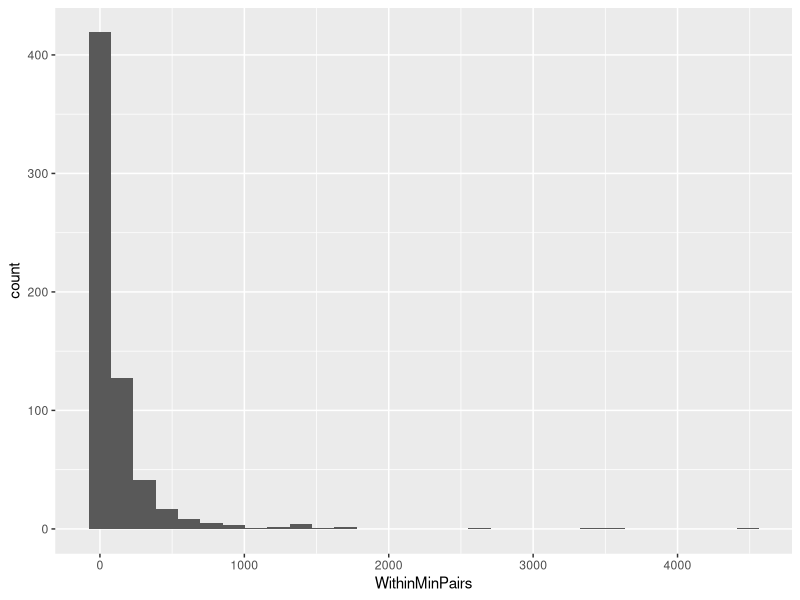
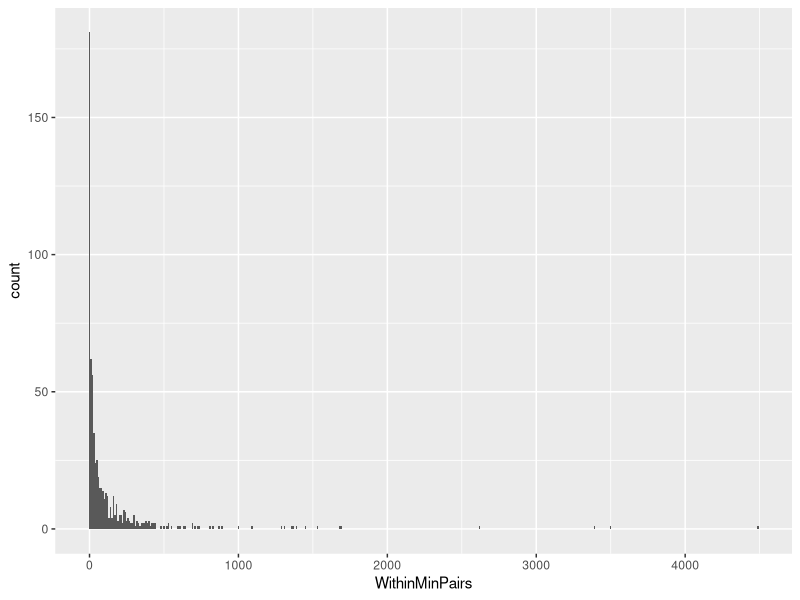
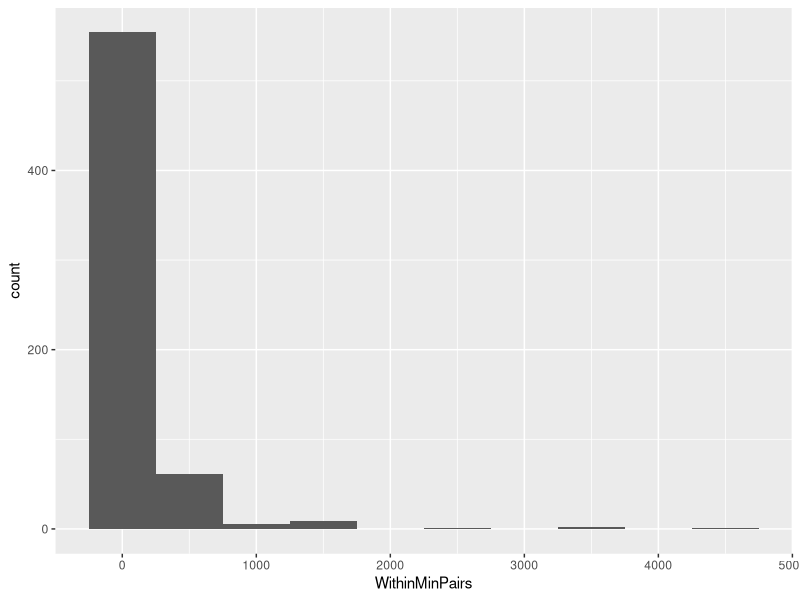
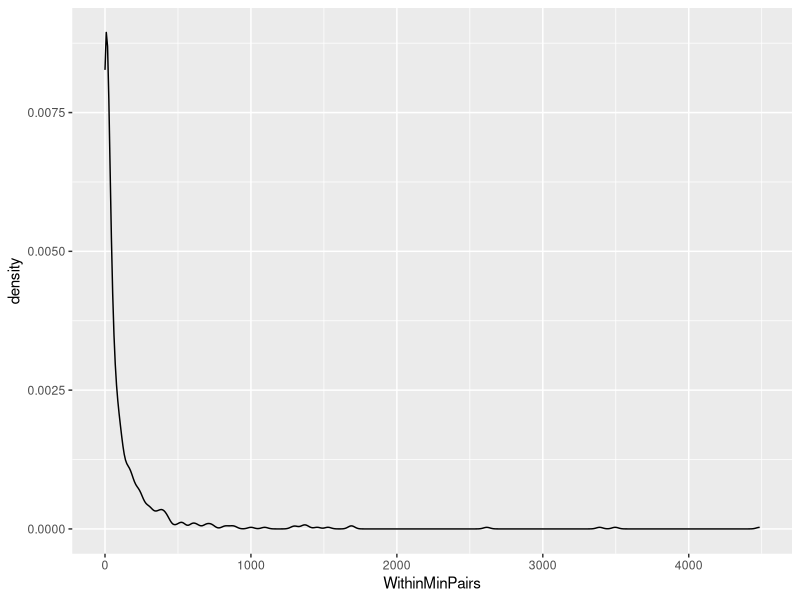
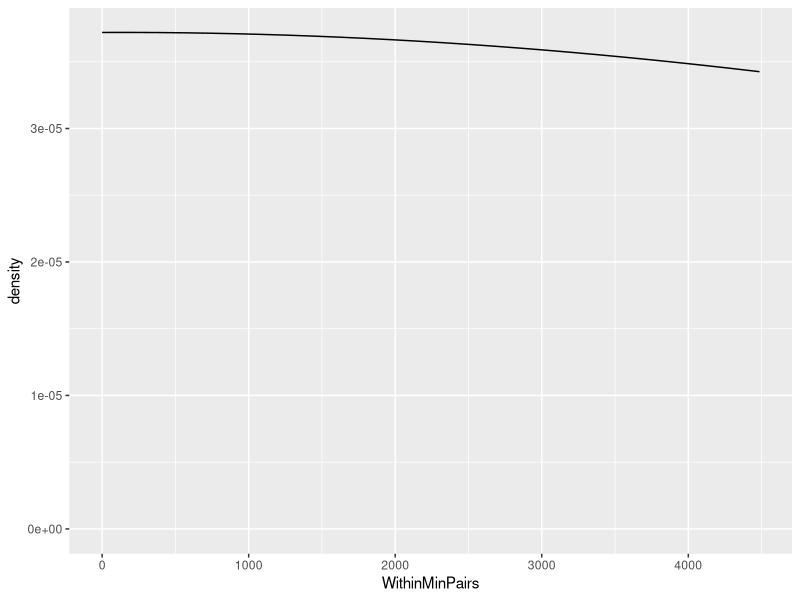
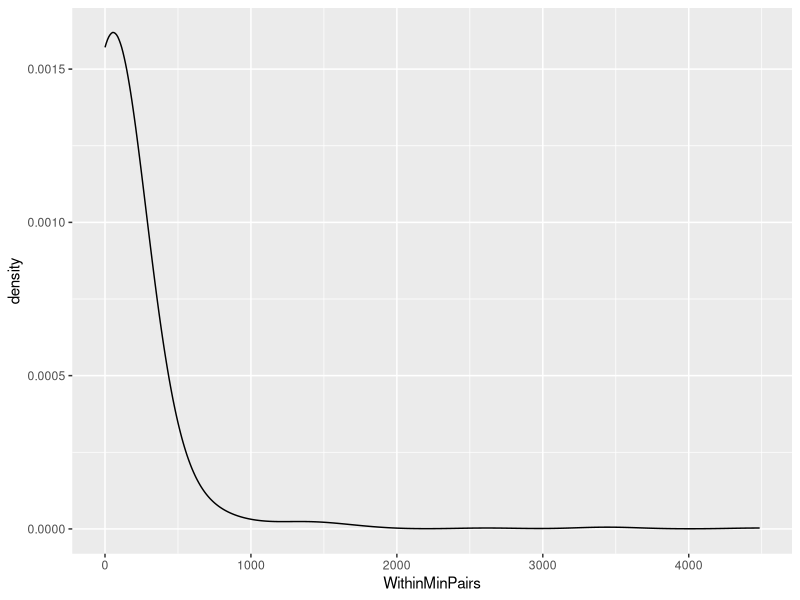
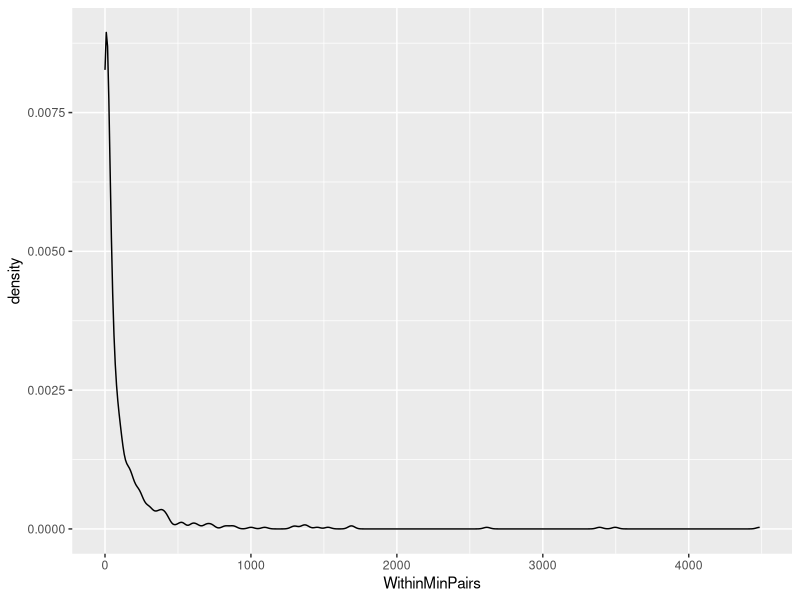
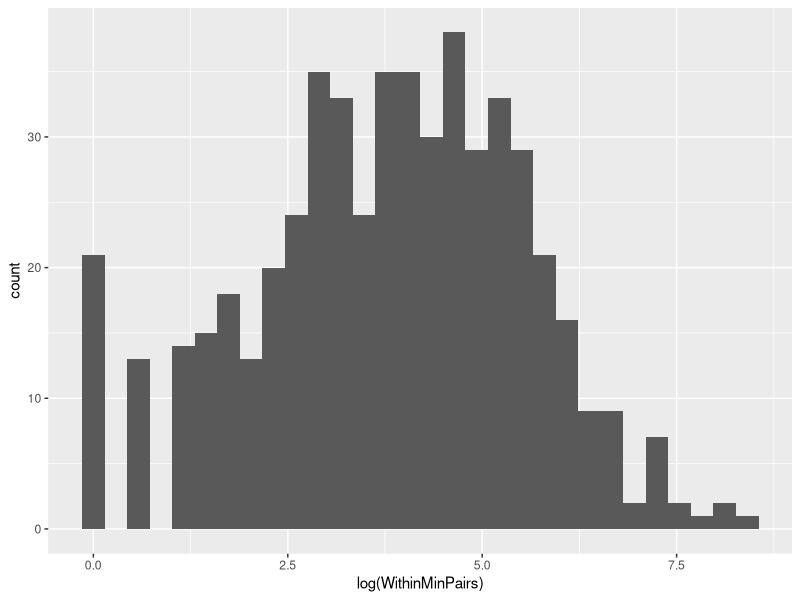

Recreate these plots in R, in order.
## ---- chunk 1
library(tidyverse)
scottdata <- read.csv("scottdata/CognitionPaperFinalData.csv")
scottdata$Merged <- factor(scottdata$Merged, levels = c("Unmerged", "Merged"))
## ---- chunk 2
library(lme4)
scottdata$WithinMinPairs.scaled <- as.numeric(scale(scottdata$WithinMinPairs)) 
scottdata <- mutate(scottdata, HiSegTok.scaled = as.numeric(scale(HiSegTok))) # dplyr way of transforming
glmer1 <- glmer(Merged ~ WithinMinPairs.scaled + HiSegTok.scaled + (1|Corpus), 
                data = scottdata, family = "binomial")
summary(glmer1)

cor1 <- cor.test(scottdata$WithinMinPairs, scottdata$BetweenMinPairs)
print(cor1)

## ---- chunk 3
ggplot(scottdata, aes(WithinMinPairs)) + geom_histogram()
ggplot(scottdata, aes(WithinMinPairs)) + geom_histogram(binwidth = 10)
ggplot(scottdata, aes(WithinMinPairs)) + geom_histogram(binwidth = 500)

ggplot(scottdata, aes(WithinMinPairs)) + geom_density()
ggplot(scottdata, aes(WithinMinPairs)) + geom_density(adjust = 500)
ggplot(scottdata, aes(WithinMinPairs)) + geom_density(adjust = 10)
ggplot(scottdata, aes(WithinMinPairs)) + geom_density(adjust = 1)

## ---- chunk 4
ggplot(scottdata, aes(log(WithinMinPairs))) + geom_histogram()
ggplot(scottdata, aes(log(WithinMinPairs + .2))) + geom_histogram()

## ---- chunk 5
ggplot(scottdata, aes(log(WithinMinPairs + .2))) + geom_density(aes(color = Corpus))
ggplot(scottdata, aes(log(WithinMinPairs + .2))) + geom_density(aes(fill = Corpus), alpha = .5)
ggplot(scottdata, aes(log(WithinMinPairs + .2))) + geom_density(aes(linetype = Corpus))

ggplot(scottdata, aes(Corpus, log(WithinMinPairs + .2))) + geom_boxplot()

## ---- chunk 6
minpair.means <- group_by(scottdata, Corpus) %>% summarize(mean.within = mean(WithinMinPairs), mean.between = mean(BetweenMinPairs))
minpair.means

ggplot(minpair.means, aes(Corpus, mean.within)) + geom_bar(stat = "identity")

## ---- chunk 7
minpair.means.bycorpus <- group_by(scottdata, Corpus, Merged) %>% summarize(mean.within = mean(WithinMinPairs), mean.between = mean(BetweenMinPairs))
minpair.means.bycorpus

ggplot(minpair.means.bycorpus, aes(Corpus, mean.within)) + geom_bar(stat = "identity", aes(fill = Merged), position = "dodge") + scale_fill_brewer(palette = "Set1")

## ---- chunk 8


## ---- chunk 9

